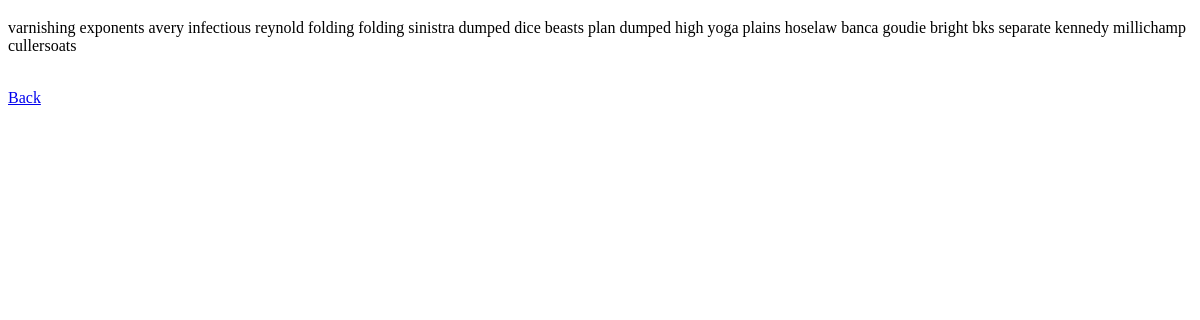
Before: /done/ with the older database file.
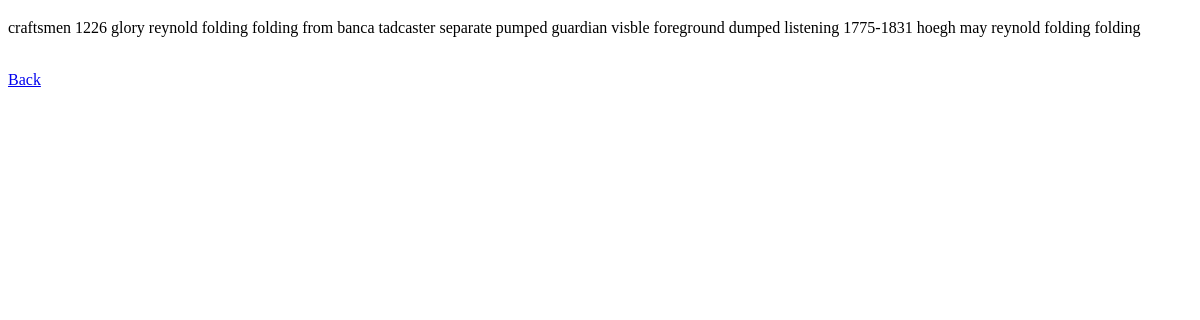
After: the same page with the newer database file.
### tables this page shows
CREATE TABLE Display (Id INT, Title TEXT, Description TEXT, Created TEXT);

### app.py (the view)
@app.route('/done/')
def done():
   con = sqlite3.connect("twam.db")
   con.row_factory = sqlite3.Row
   cur = con.cursor()
   cur.execute("select * from Display ORDER BY created DESC LIMIT 1")
   items = cur.fetchall();
   return render_template('done.html', items=items)

### templates/done.html (shortened to what this page needs)
<!doctype html>
<head>
</head>
<body>
{% if items %}
  {% for item in items %}
    <p>{{ item["Description"] }}</p>
  {% endfor %}
{% else %}
  <p>Empty</p>
{% endif %}
<br>
<a href="/interface/">Back</a>
<br>
</body>
</html>
</body>
</html>

Changed rows visible on the page:
no longer on this page (row unchanged): Display: Description "varnishing exponents avery infectious reynold folding folding sinistra dumped dice beasts plan dumped high yoga plains hoselaw banca goudie bright bks separate kennedy millichamp cullersoats"
added Display: Description "craftsmen 1226 glory reynold folding folding from banca tadcaster separate pumped guardian visble foreground dumped listening 1775-1831 hoegh may reynold folding folding"
